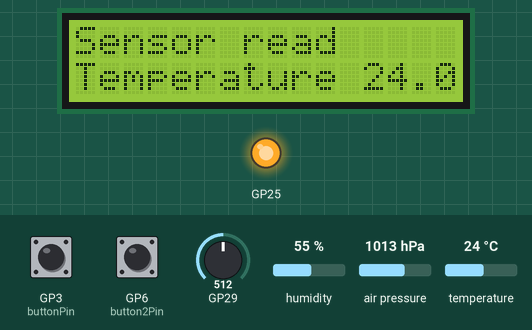
Bench run of a sketch on a simulated Raspberry Pi Pico. Shown: 16×2 character LCD, output pins drawn as LEDs (lit = HIGH). The inputs (shaded band) are chosen by the test bench; at power-on: GP6 (button2Pin) HIGH, GP3 (buttonPin) HIGH, humidity 55 %, GP29 = 512, air pressure 1013 hPa, temperature 24 °C. What the sketch prints to the serial monitor is not drawn.

Above: at 1.2 s.
1.3 s: GP6 (button2Pin) pulled LOW for 0.15 s
At 2.6 s:
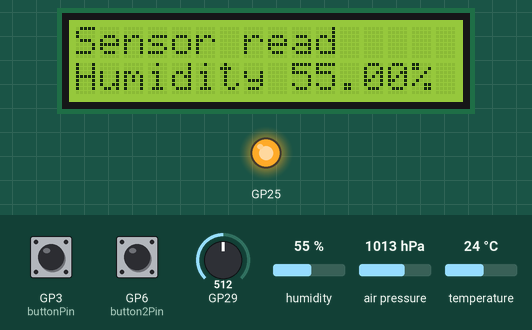
2.9 s: GP6 (button2Pin) pulled LOW for 1 s
At 4.2 s:
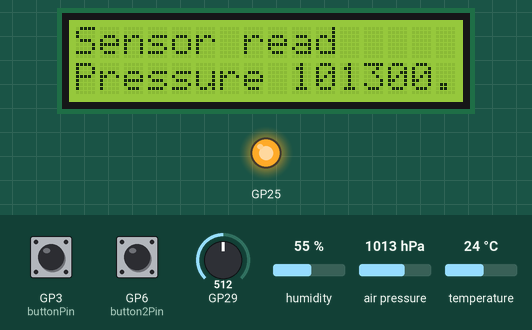
5.4 s: GP3 (buttonPin) pulled LOW for 0.15 s
At 6.8 s:
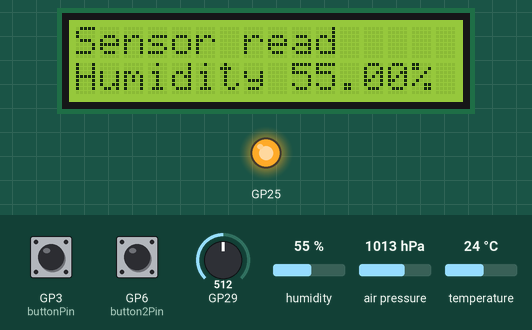
7.1 s: humidity set to 22 %
At 8.3 s:
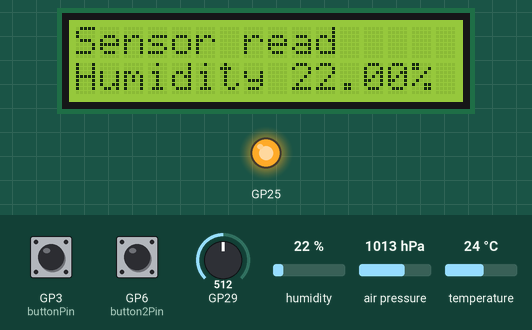
8.6 s: GP29 set to 318
10.1 s: GP29 set to 294
Timing chart, 0 to 13.1 s (numbered marks = the images above; inputs shaded):
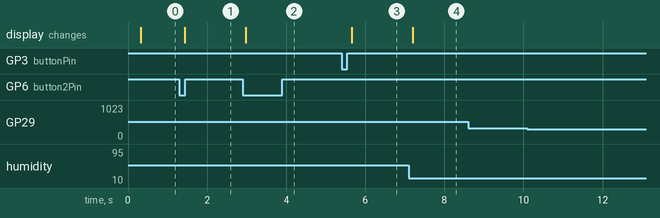

Measured:
- after the input at 1.3 s, the display: changes after 0.13 s (image 1)
- after the input at 2.9 s, the display: changes after 0.07 s (image 2)
- after the input at 5.4 s, the display: changes after 0.26 s (image 3)
- after the input at 7.1 s, the display: changes after 0.10 s (image 4)
- after the input at 8.6 s, every drawn part: stays the same
- after the input at 10.1 s, every drawn part: stays the same

The sketch:

lcd_and_bme280.ino
```cpp
// This code requires "LiquidCrystal I2C" library from Brabander
#include <LiquidCrystal_I2C.h>
#include <Wire.h>
#include <Adafruit_Sensor.h>
#include <Adafruit_BME280.h>
#include "pico/multicore.h"

enum class DisplayState : uint8_t
{
  None = 0,
  TEMPERATURE = 1,
  HUMIDITY = 2,
  PRESSURE = 3
};

DisplayState displayState = DisplayState::TEMPERATURE;
DisplayState previousDisplayState = DisplayState::None;

Adafruit_BME280 bme;

const int buttonPin = 3;        // GP3
const int button2Pin = 6;        // GP6
bool bAnyInputPressed = false;

// Adres I2C (0x27 lub 0x3F)
LiquidCrystal_I2C lcd(0x27, 16, 2);

void scanI2C() {
  Serial.println("Scanning I2C...");
  byte count = 0;
  for (byte i = 1; i < 127; i++) {
    Wire.beginTransmission(i);
    if (Wire.endTransmission() == 0) {
      Serial.print("Found device at 0x");
      Serial.println(i, HEX);
      count++;
    }
  }
  if (count == 0) Serial.println("No I2C devices found");
}

void initPins()
{
  Serial.println("Pins init ...");

  // Enable build in LED
  pinMode(25, OUTPUT);
  digitalWrite(25, HIGH);
  pinMode(buttonPin, INPUT_PULLUP);
  pinMode(button2Pin, INPUT_PULLUP);

  //Wire.setSDA(18);  // GP18 dla SDA
  //Wire.setSCL(19);  // GP19 dla SCL
  //Wire.begin();
  //delay(1500);

  Serial.println("Pins init end");
}

void initLCD()
{
  Serial.println("LCD init ...");

  lcd.init();
  lcd.backlight();
  lcd.clear();
  lcd.home();
  lcd.print("Hej");
  //lcd.setCursor(0, 1);
  //lcd.print("Testuje");

  Serial.println("LCD init end");
}

void initSensor()
{
  bool status = bme.begin(0x76); // 0x76 or 0x77
  if (!status)
  {
    Serial.println("BME280 not found");
  }
  else
  {
    Serial.println("BME280 works");
  }
}

void setup()
{
  Serial.begin(115200);

  // wait for serial port to connect. Needed for native USB
  while (!Serial)
  {
    delay(200);
  }

  initLCD();
  initPins();
  scanI2C();
  initSensor();

  multicore_launch_core1(secondCoreTask);

  lcd.home();
  lcd.print("Sensor read");
}

void loop()
{
  delay(200);

  lcd.setCursor(0, 1);

  switch (displayState)
  {
    case DisplayState::TEMPERATURE:
    {
      lcd.print("Temperature ");
      lcd.print(bme.readTemperature());
      lcd.print("*C    ");

      break;
    }
    case DisplayState::HUMIDITY:
    {
      lcd.print("Humidity ");
      lcd.print(bme.readHumidity());
      lcd.print("%    ");

      break;
    }
    case DisplayState::PRESSURE:
    {
      lcd.print("Pressure ");
      lcd.print(bme.readPressure());
      lcd.print("hPa    ");

      break;
    }
  }

  // Read VSYS voltage (if powered via VSYS pin)
  float voltage = analogRead(29) * 3.3f / 1024.0f * 3.0f; // ADC_VREF pin

  if (voltage < 3.0)
  {
    Serial.println("LOW VOLTAGE WARNING!");
  }

  previousDisplayState = displayState;
}

void loopSecondCore()
{
  if (!bAnyInputPressed)
  {
    if (digitalRead(buttonPin) == LOW && static_cast<uint8_t>(displayState) > 1)
    {
      displayState = static_cast<DisplayState>(static_cast<uint8_t>(displayState) - static_cast<uint8_t>(1));

      bAnyInputPressed = true;
    }
    else if (digitalRead(button2Pin) == LOW && static_cast<uint8_t>(displayState) < 3)
    {
      displayState = static_cast<DisplayState>(static_cast<uint8_t>(displayState) + static_cast<uint8_t>(1));

      bAnyInputPressed = true;
    }
  }
  else if (digitalRead(buttonPin) == HIGH && digitalRead(button2Pin) == HIGH)
  {
      bAnyInputPressed = false;
  }
}

void secondCoreTask()
{
  while (true)
  {
    loopSecondCore();

    delay(50);
  }
}
```
